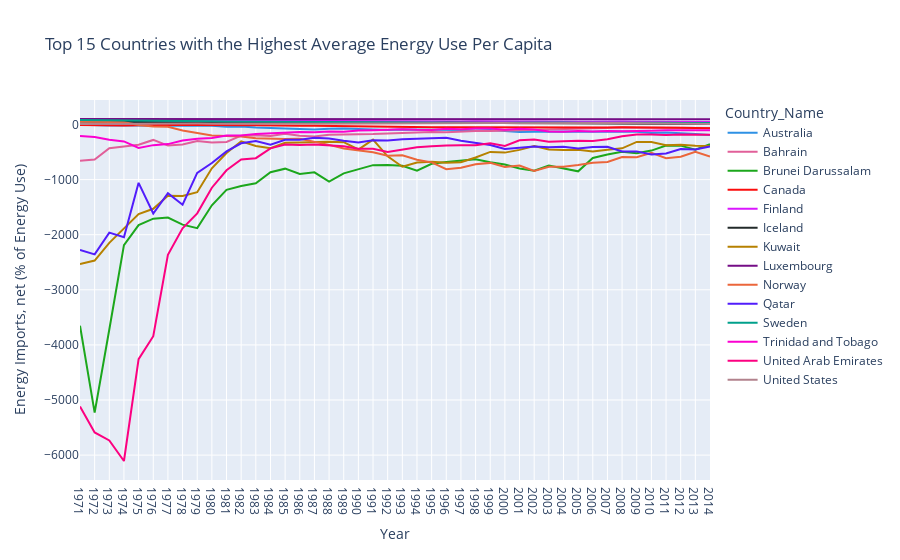

Notebook code cell kept with this figure:
### Code cell
df = EG_USE_IMP[EG_USE_IMP['Country_Name'].isin(AvgEGUsageTop15['Country_Name'])].drop(columns=['EG.USE.PCAP.KG.OE'])
# Impute missing data with the average for the country
display(df.isna().sum())
df = df.set_index(['Country_Name', 'Country_Code', 'Year'])['EG.IMP.CONS.ZS'].fillna(AvgEGImportTop15.set_index(['Country_Name', 'Country_Code'])['EG.IMP.CONS.ZS']).reset_index()

display(df.isna().sum())
fig = px.line(df, x='Year', y='EG.IMP.CONS.ZS',
             color='Country_Name',
             color_discrete_sequence=px.colors.qualitative.Dark24,
             labels= {'EG.IMP.CONS.ZS': 'Energy Imports, net (% of Energy Use)'},
             title='Top 15 Countries with the Highest Average Energy Use Per Capita')
fig.write_image("energyUsePerCapita_Top15EnergyUsers.png", engine='kaleido') 
fig.show()

### Figure 1 — Plotly figure (JSON) as saved in the notebook; plotly's stock layout.template omitted (floating-point values rounded to 4 significant figures)
{"data": [{"hovertemplate": "Country_Name=Australia<br>Year=%{x}<br>Energy Imports, net (% of Energy Use)=%{y}<extra></extra>", "legendgroup": "Australia", "line": {"color": "#2E91E5", "dash": "solid"}, "marker": {"symbol": "circle"}, "mode": "lines", "name": "Australia", "orientation": "v", "showlegend": true, "type": "scatter", "x": ["1971", "1972", "1973", "1974", "1975", "1976", "1977", "1978", "1979", "1980", "1981", "1982", "1983", "1984", "1985", "1986", "1987", "1988", "1989", "1990", "1991", "1992", "1993", "1994", "1995", "1996", "1997", "1998", "1999", "2000", "2001", "2002", "2003", "2004", "2005", "2006", "2007", "2008", "2009", "2010", "2011", "2012", "2013", "2014"], "xaxis": "x", "y": [-4.336, -17.41, -19.16, -14.55, -24.15, -21.72, -24.06, -22.8, -27.27, -22.71, -38.7, -34.86, -53.48, -63.69, -76.55, -84.26, -91.83, -75.86, -72.07, -82.37, -96.09, -98.4, -92.35, -90.87, -101.6, -92.13, -98.47, -108.3, -101.1, -116.1, -135.6, -132.1, -127.8, -125.6, -133.7, -128.3, -134.1, -126.3, -132.2, -153.6, -143.7, -153.2, -172.4, -192.0], "yaxis": "y"}, {"hovertemplate": "Country_Name=Bahrain<br>Year=%{x}<br>Energy Imports, net (% of Energy Use)=%{y}<extra></extra>", "legendgroup": "Bahrain", "line": {"color": "#E15F99", "dash": "solid"}, "marker": {"symbol": "circle"}, "mode": "lines", "name": "Bahrain", "orientation": "v", "showlegend": true, "type": "scatter", "x": ["1971", "1972", "1973", "1974", "1975", "1976", "1977", "1978", "1979", "1980", "1981", "1982", "1983", "1984", "1985", "1986", "1987", "1988", "1989", "1990", "1991", "1992", "1993", "1994", "1995", "1996", "1997", "1998", "1999", "2000", "2001", "2002", "2003", "2004", "2005", "2006", "2007", "2008", "2009", "2010", "2011", "2012", "2013", "2014"], "xaxis": "x", "y": [-657.2, -636.5, -432.4, -405.0, -367.1, -279.9, -382.9, -361.4, -300.3, -327.4, -317.2, -203.2, -194.1, -209.6, -166.5, -203.6, -219.2, -186.1, -186.5, -173.4, -173.6, -161.5, -153.8, -135.9, -135.5, -139.5, -122.5, -117.1, -117.6, -110.0, -104.7, -101.8, -94.2, -91.98, -75.67, -67.0, -63.19, -55.77, -60.72, -59.53, -63.22, -58.33, -60.88, -61.58], "yaxis": "y"}, {"hovertemplate": "Country_Name=Brunei Darussalam<br>Year=%{x}<br>Energy Imports, net (% of Energy Use)=%{y}<extra></extra>", "legendgroup": "Brunei Darussalam", "line": {"color": "#1CA71C", "dash": "solid"}, "marker": {"symbol": "circle"}, "mode": "lines", "name": "Brunei Darussalam", "orientation": "v", "showlegend": true, "type": "scatter", "x": ["1971", "1972", "1973", "1974", "1975", "1976", "1977", "1978", "1979", "1980", "1981", "1982", "1983", "1984", "1985", "1986", "1987", "1988", "1989", "1990", "1991", "1992", "1993", "1994", "1995", "1996", "1997", "1998", "1999", "2000", "2001", "2002", "2003", "2004", "2005", "2006", "2007", "2008", "2009", "2010", "2011", "2012", "2013", "2014"], "xaxis": "x", "y": [-3652.0, -5228.0, -3720.0, -2190.0, -1827.0, -1709.0, -1689.0, -1818.0, -1881.0, -1466.0, -1187.0, -1115.0, -1066.0, -864.8, -801.3, -899.1, -867.3, -1035.0, -885.8, -805.8, -737.9, -734.4, -749.6, -839.4, -711.8, -681.2, -651.1, -629.2, -683.5, -725.5, -799.2, -839.3, -746.2, -803.4, -849.6, -608.1, -542.9, -495.9, -522.4, -473.2, -382.7, -383.5, -458.4, -357.4], "yaxis": "y"}, {"hovertemplate": "Country_Name=Canada<br>Year=%{x}<br>Energy Imports, net (% of Energy Use)=%{y}<extra></extra>", "legendgroup": "Canada", "line": {"color": "#FB0D0D", "dash": "solid"}, "marker": {"symbol": "circle"}, "mode": "lines", "name": "Canada", "orientation": "v", "showlegend": true, "type": "scatter", "x": ["1971", "1972", "1973", "1974", "1975", "1976", "1977", "1978", "1979", "1980", "1981", "1982", "1983", "1984", "1985", "1986", "1987", "1988", "1989", "1990", "1991", "1992", "1993", "1994", "1995", "1996", "1997", "1998", "1999", "2000", "2001", "2002", "2003", "2004", "2005", "2006", "2007", "2008", "2009", "2010", "2011", "2012", "2013", "2014"], "xaxis": "x", "y": [-10.25, -15.95, -24.4, -18.65, -13.02, -6.487, -7.71, -5.437, -10.44, -7.935, -6.875, -12.35, -15.42, -21.21, -25.0, -22.09, -24.55, -29.12, -26.15, -30.84, -36.56, -37.54, -42.89, -47.84, -50.51, -51.27, -52.38, -53.54, -48.74, -47.8, -51.67, -54.12, -47.05, -48.24, -48.95, -53.81, -53.29, -50.43, -50.2, -51.37, -52.96, -59.11, -64.44, -67.93], "yaxis": "y"}, {"hovertemplate": "Country_Name=Finland<br>Year=%{x}<br>Energy Imports, net (% of Energy Use)=%{y}<extra></extra>", "legendgroup": "Finland", "line": {"color": "#DA16FF", "dash": "solid"}, "marker": {"symbol": "circle"}, "mode": "lines", "name": "Finland", "orientation": "v", "showlegend": true, "type": "scatter", "x": ["1971", "1972", "1973", "1974", "1975", "1976", "1977", "1978", "1979", "1980", "1981", "1982", "1983", "1984", "1985", "1986", "1987", "1988", "1989", "1990", "1991", "1992", "1993", "1994", "1995", "1996", "1997", "1998", "1999", "2000", "2001", "2002", "2003", "2004", "2005", "2006", "2007", "2008", "2009", "2010", "2011", "2012", "2013", "2014"], "xaxis": "x", "y": [72.57, 74.9, 76.78, 75.75, 77.82, 80.26, 76.37, 75.91, 72.8, 71.9, 62.16, 56.48, 56.55, 56.08, 59.84, 58.02, 63.64, 59.47, 59.21, 57.43, 61.21, 55.32, 58.5, 57.23, 54.5, 56.24, 53.38, 58.28, 52.55, 53.92, 53.78, 53.96, 56.81, 57.41, 51.46, 51.32, 56.17, 53.35, 50.28, 52.24, 51.15, 49.01, 45.31, 46.2], "yaxis": "y"}, {"hovertemplate": "Country_Name=Iceland<br>Year=%{x}<br>Energy Imports, net (% of Energy Use)=%{y}<extra></extra>", "legendgroup": "Iceland", "line": {"color": "#222A2A", "dash": "solid"}, "marker": {"symbol": "circle"}, "mode": "lines", "name": "Iceland", "orientation": "v", "showlegend": true, "type": "scatter", "x": ["1971", "1972", "1973", "1974", "1975", "1976", "1977", "1978", "1979", "1980", "1981", "1982", "1983", "1984", "1985", "1986", "1987", "1988", "1989", "1990", "1991", "1992", "1993", "1994", "1995", "1996", "1997", "1998", "1999", "2000", "2001", "2002", "2003", "2004", "2005", "2006", "2007", "2008", "2009", "2010", "2011", "2012", "2013", "2014"], "xaxis": "x", "y": [53.13, 50.18, 51.61, 51.94, 47.66, 45.08, 45.55, 44.45, 42.55, 39.6, 33.82, 29.81, 28.46, 30.65, 29.27, 31.01, 31.87, 30.32, 30.16, 28.64, 27.84, 29.76, 30.05, 29.98, 29.29, 30.74, 29.75, 28.03, 24.47, 22.62, 22.89, 23.09, 22.87, 24.09, 23.66, 19.71, 16.15, 13.17, 12.17, 11.52, 10.25, 10.33, 10.44, 10.96], "yaxis": "y"}, {"hovertemplate": "Country_Name=Kuwait<br>Year=%{x}<br>Energy Imports, net (% of Energy Use)=%{y}<extra></extra>", "legendgroup": "Kuwait", "line": {"color": "#B68100", "dash": "solid"}, "marker": {"symbol": "circle"}, "mode": "lines", "name": "Kuwait", "orientation": "v", "showlegend": true, "type": "scatter", "x": ["1971", "1972", "1973", "1974", "1975", "1976", "1977", "1978", "1979", "1980", "1981", "1982", "1983", "1984", "1985", "1986", "1987", "1988", "1989", "1990", "1991", "1992", "1993", "1994", "1995", "1996", "1997", "1998", "1999", "2000", "2001", "2002", "2003", "2004", "2005", "2006", "2007", "2008", "2009", "2010", "2011", "2012", "2013", "2014"], "xaxis": "x", "y": [-2534.0, -2470.0, -2148.0, -1894.0, -1626.0, -1530.0, -1292.0, -1296.0, -1228.0, -795.4, -518.4, -304.9, -390.8, -430.0, -333.3, -328.5, -321.4, -311.1, -319.9, -453.0, -273.3, -577.2, -766.2, -689.4, -676.7, -692.0, -683.5, -599.4, -497.6, -510.3, -460.2, -390.4, -452.0, -462.6, -458.4, -487.9, -458.9, -433.0, -315.3, -319.5, -376.2, -365.4, -387.6, -391.1], "yaxis": "y"}, {"hovertemplate": "Country_Name=Luxembourg<br>Year=%{x}<br>Energy Imports, net (% of Energy Use)=%{y}<extra></extra>", "legendgroup": "Luxembourg", "line": {"color": "#750D86", "dash": "solid"}, "marker": {"symbol": "circle"}, "mode": "lines", "name": "Luxembourg", "orientation": "v", "showlegend": true, "type": "scatter", "x": ["1971", "1972", "1973", "1974", "1975", "1976", "1977", "1978", "1979", "1980", "1981", "1982", "1983", "1984", "1985", "1986", "1987", "1988", "1989", "1990", "1991", "1992", "1993", "1994", "1995", "1996", "1997", "1998", "1999", "2000", "2001", "2002", "2003", "2004", "2005", "2006", "2007", "2008", "2009", "2010", "2011", "2012", "2013", "2014"], "xaxis": "x", "y": [99.88, 99.87, 99.91, 99.85, 99.84, 99.9, 99.35, 99.4, 99.31, 99.17, 99.03, 99.03, 98.97, 98.96, 99.0, 99.13, 98.85, 98.8, 98.93, 99.15, 99.16, 98.74, 98.8, 98.73, 98.58, 98.83, 98.63, 98.23, 98.29, 98.1, 97.96, 98.01, 98.08, 97.99, 97.57, 97.36, 97.2, 97.06, 97.2, 97.2, 97.29, 97.0, 96.63, 96.0], "yaxis": "y"}, {"hovertemplate": "Country_Name=Norway<br>Year=%{x}<br>Energy Imports, net (% of Energy Use)=%{y}<extra></extra>", "legendgroup": "Norway", "line": {"color": "#EB663B", "dash": "solid"}, "marker": {"symbol": "circle"}, "mode": "lines", "name": "Norway", "orientation": "v", "showlegend": true, "type": "scatter", "x": ["1971", "1972", "1973", "1974", "1975", "1976", "1977", "1978", "1979", "1980", "1981", "1982", "1983", "1984", "1985", "1986", "1987", "1988", "1989", "1990", "1991", "1992", "1993", "1994", "1995", "1996", "1997", "1998", "1999", "2000", "2001", "2002", "2003", "2004", "2005", "2006", "2007", "2008", "2009", "2010", "2011", "2012", "2013", "2014"], "xaxis": "x", "y": [54.74, 44.39, 43.57, 39.89, -10.48, -36.74, -42.1, -109.1, -152.9, -200.2, -206.6, -216.7, -248.3, -260.9, -263.9, -258.5, -310.3, -369.3, -437.0, -467.1, -504.3, -565.3, -559.8, -639.8, -687.2, -812.0, -784.4, -719.8, -696.5, -771.5, -744.0, -843.5, -768.2, -764.5, -736.4, -693.0, -680.5, -588.7, -594.2, -512.2, -611.5, -584.4, -494.8, -582.9], "yaxis": "y"}, {"hovertemplate": "Country_Name=Qatar<br>Year=%{x}<br>Energy Imports, net (% of Energy Use)=%{y}<extra></extra>", "legendgroup": "Qatar", "line": {"color": "#511CFB", "dash": "solid"}, "marker": {"symbol": "circle"}, "mode": "lines", "name": "Qatar", "orientation": "v", "showlegend": true, "type": "scatter", "x": ["1971", "1972", "1973", "1974", "1975", "1976", "1977", "1978", "1979", "1980", "1981", "1982", "1983", "1984", "1985", "1986", "1987", "1988", "1989", "1990", "1991", "1992", "1993", "1994", "1995", "1996", "1997", "1998", "1999", "2000", "2001", "2002", "2003", "2004", "2005", "2006", "2007", "2008", "2009", "2010", "2011", "2012", "2013", "2014"], "xaxis": "x", "y": [-2279.0, -2358.0, -1962.0, -2047.0, -1059.0, -1614.0, -1246.0, -1455.0, -877.0, -699.5, -488.4, -340.5, -300.0, -364.7, -275.3, -274.9, -241.1, -252.9, -295.8, -324.3, -287.5, -288.1, -267.4, -261.2, -253.8, -242.4, -295.8, -331.8, -371.8, -444.6, -422.3, -398.6, -412.1, -405.6, -436.0, -407.4, -404.4, -491.1, -487.9, -545.2, -524.8, -444.1, -455.2, -399.0], "yaxis": "y"}, {"hovertemplate": "Country_Name=Sweden<br>Year=%{x}<br>Energy Imports, net (% of Energy Use)=%{y}<extra></extra>", "legendgroup": "Sweden", "line": {"color": "#00A08B", "dash": "solid"}, "marker": {"symbol": "circle"}, "mode": "lines", "name": "Sweden", "orientation": "v", "showlegend": true, "type": "scatter", "x": ["1971", "1972", "1973", "1974", "1975", "1976", "1977", "1978", "1979", "1980", "1981", "1982", "1983", "1984", "1985", "1986", "1987", "1988", "1989", "1990", "1991", "1992", "1993", "1994", "1995", "1996", "1997", "1998", "1999", "2000", "2001", "2002", "2003", "2004", "2005", "2006", "2007", "2008", "2009", "2010", "2011", "2012", "2013", "2014"], "xaxis": "x", "y": [79.51, 78.53, 76.18, 75.53, 70.03, 70.69, 68.41, 64.15, 66.15, 60.16, 54.59, 52.97, 49.29, 44.14, 43.13, 40.92, 39.24, 39.57, 39.0, 37.11, 35.46, 36.67, 36.96, 37.11, 36.74, 37.91, 35.33, 33.44, 33.72, 35.82, 32.91, 38.53, 38.91, 34.71, 32.76, 34.61, 32.91, 33.0, 33.17, 35.0, 33.19, 27.87, 29.0, 28.27], "yaxis": "y"}, {"hovertemplate": "Country_Name=Trinidad and Tobago<br>Year=%{x}<br>Energy Imports, net (% of Energy Use)=%{y}<extra></extra>", "legendgroup": "Trinidad and Tobago", "line": {"color": "#FB00D1", "dash": "solid"}, "marker": {"symbol": "circle"}, "mode": "lines", "name": "Trinidad and Tobago", "orientation": "v", "showlegend": true, "type": "scatter", "x": ["1971", "1972", "1973", "1974", "1975", "1976", "1977", "1978", "1979", "1980", "1981", "1982", "1983", "1984", "1985", "1986", "1987", "1988", "1989", "1990", "1991", "1992", "1993", "1994", "1995", "1996", "1997", "1998", "1999", "2000", "2001", "2002", "2003", "2004", "2005", "2006", "2007", "2008", "2009", "2010", "2011", "2012", "2013", "2014"], "xaxis": "x", "y": [-209.6, -226.4, -278.2, -307.1, -425.7, -374.5, -355.8, -289.6, -257.0, -243.7, -201.0, -198.3, -170.2, -158.9, -152.1, -136.0, -140.2, -126.6, -131.6, -110.9, -105.8, -89.13, -85.12, -95.13, -98.25, -77.62, -87.81, -74.48, -73.2, -93.49, -79.01, -92.65, -125.4, -129.5, -116.7, -125.7, -115.9, -120.2, -121.2, -112.0, -104.8, -106.9, -103.5, -102.7], "yaxis": "y"}, {"hovertemplate": "Country_Name=United Arab Emirates<br>Year=%{x}<br>Energy Imports, net (% of Energy Use)=%{y}<extra></extra>", "legendgroup": "United Arab Emirates", "line": {"color": "#FC0080", "dash": "solid"}, "marker": {"symbol": "circle"}, "mode": "lines", "name": "United Arab Emirates", "orientation": "v", "showlegend": true, "type": "scatter", "x": ["1971", "1972", "1973", "1974", "1975", "1976", "1977", "1978", "1979", "1980", "1981", "1982", "1983", "1984", "1985", "1986", "1987", "1988", "1989", "1990", "1991", "1992", "1993", "1994", "1995", "1996", "1997", "1998", "1999", "2000", "2001", "2002", "2003", "2004", "2005", "2006", "2007", "2008", "2009", "2010", "2011", "2012", "2013", "2014"], "xaxis": "x", "y": [-5116.0, -5589.0, -5735.0, -6107.0, -4258.0, -3843.0, -2366.0, -1883.0, -1613.0, -1147.0, -830.0, -634.5, -611.2, -432.4, -362.2, -369.9, -363.1, -371.7, -393.4, -439.6, -441.9, -499.2, -458.3, -412.7, -395.0, -379.0, -376.9, -376.6, -341.4, -388.2, -285.9, -271.8, -313.7, -306.3, -294.2, -300.8, -265.6, -212.8, -179.8, -181.5, -191.2, -183.4, -187.5, -183.8], "yaxis": "y"}, {"hovertemplate": "Country_Name=United States<br>Year=%{x}<br>Energy Imports, net (% of Energy Use)=%{y}<extra></extra>", "legendgroup": "United States", "line": {"color": "#B2828D", "dash": "solid"}, "marker": {"symbol": "circle"}, "mode": "lines", "name": "United States", "orientation": "v", "showlegend": true, "type": "scatter", "x": ["1971", "1972", "1973", "1974", "1975", "1976", "1977", "1978", "1979", "1980", "1981", "1982", "1983", "1984", "1985", "1986", "1987", "1988", "1989", "1990", "1991", "1992", "1993", "1994", "1995", "1996", "1997", "1998", "1999", "2000", "2001", "2002", "2003", "2004", "2005", "2006", "2007", "2008", "2009", "2010", "2011", "2012", "2013", "2014"], "xaxis": "x", "y": [9.515, 12.13, 15.82, 15.55, 14.87, 19.69, 20.81, 21.92, 18.57, 13.93, 11.8, 9.049, 12.77, 9.514, 11.54, 12.05, 13.85, 15.67, 17.0, 13.71, 14.94, 16.34, 20.29, 18.8, 19.74, 20.58, 21.51, 21.57, 24.46, 26.66, 24.3, 26.6, 27.73, 28.7, 29.66, 27.97, 28.59, 25.26, 22.12, 22.21, 18.55, 15.69, 13.94, 9.214], "yaxis": "y"}], "layout": {"legend": {"title": {"text": "Country_Name"}, "tracegroupgap": 0}, "title": {"text": "Top 15 Countries with the Highest Average Energy Use Per Capita"}, "xaxis": {"anchor": "y", "domain": [0, 1], "title": {"text": "Year"}}, "yaxis": {"anchor": "x", "domain": [0, 1], "title": {"text": "Energy Imports, net (% of Energy Use)"}}}}
